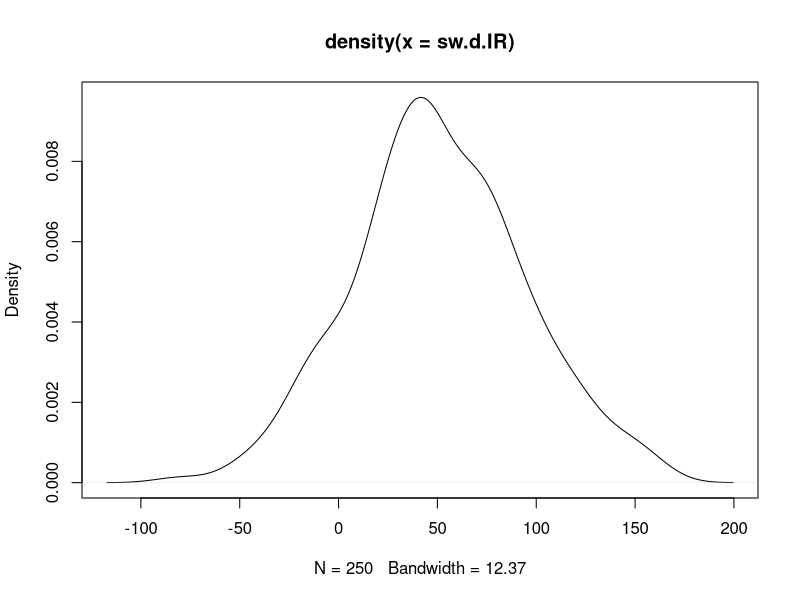
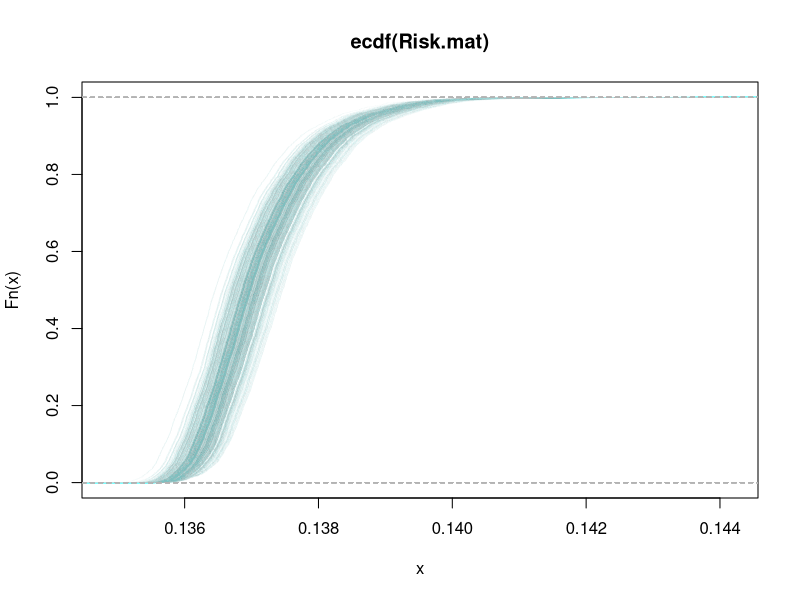

Write R code to recreate these figures, in order. (Note: this script raises an error after producing the figures.)
## ---- chunk 1
# A 2-D Monte Carlo simulation for the daily microbial exposure from drinking
# water consumption, swimming in surface water, and shellfish consumption
# for Example 6.18 from Quantitative Microbial Risk Assessment, 2nd Edition
# by Charles N. Haas, Joan B. Rose, and Charles P. Gerba. (Wiley, 2014).

# Copyright (c) Jane Pouzou
# License: CC BY-SA 4.0 - https://creativecommons.org/licenses/by-sa/4.0/

# ---------------------------------------------------------------------
# Perform a 2-D Monte Carlo simulation
# ---------------------------------------------------------------------

# ----------------
# Clear workspace
# ----------------

# Clear the workspace, unless you are running in knitr context.
if (!isTRUE(getOption('knitr.in.progress'))) {
    closeAllConnections()
    rm(list = ls())
}

# ------------
# Set options
# ------------

# Set display options for use with the print() function.
options(digits = 5)

# -----------------
# Define variables
# -----------------

# Define the deterministic factors.
shellfish.viral.load <- 1  # Shellfish viral loading (viruses/g)
dw.viral.load <- 0.001     # Drinking water viral loading (viruses/L)
shellfish.cons.g <- 0.135  # Shellfish consumption (viruses/day)
sw.viral.load <- 0.1       # Swimming in surface water viral loading (viruses/L)
sw.frequency <- 7          # Swimming frequency (swims/year)

# Define an integer to use when setting the seed of the random number generator.
seed <- 1

# Define an empty matrix to hold the simulation results.
Risk.mat <- matrix(as.numeric(NA), nrow = 5000, ncol = 250)

# -----------------
# Define functions
# -----------------

# Define a function to calculate estimated exposure risk.
Risk.fcn <- function(shellfish.vl, shellfish.cons.g, water.cons.L, dw.vl, 
                     sw.vl, sw.daily.IR, sw.duration, sw.frequency) {
    ((shellfish.vl * shellfish.cons.g) + (water.cons.L * dw.vl) + 
         ((sw.vl * (sw.daily.IR * sw.duration * sw.frequency)) / 365 / 1000))
}

# ------------------------
# Run a 2-D MC simulation
# ------------------------

# Generate 250 random samples from a normal distribution to estimate 
# ingestion rate (IR) in mL of surface water. The standard deviation 
# value of 45 used here is a fictitious example.
set.seed(seed)
sw.d.IR <- rnorm(250, mean = 50, sd = 45)

# Plot the kernel density estimates for surface water.
plot(density(sw.d.IR))

# Run 250 iterations of a 5000-sample simulation.
for (i in 1:250) {
    # Generate 5000 random samples from a log-normal distribution to estimate 
    # exposure from consumption of drinking water (ml/day). Divide by 1000 
    # mL/L to get consumption in liters/day.  Values for meanlog and sdlog 
    # are from the QMRA textbook (Haas et al. 2014), page 216, Table 6.30.
    set.seed(seed)
    water.cons.L <- rlnorm(n = 5000, meanlog = 7.49, sdlog = 0.407) / 1000
    
    # Plot the kernel density estimates for drinking water.
    #plot(density(water.cons.L))  # Uncomment this if you want to see these.
    
    # Sample 5000 times from a discrete distribution of swim duration with 
    # assigned probabilities of each outcome. These values are hypothetical 
    # and are not found in the text, but are defined here to provide an 
    # example of sampling from a discrete distribution.
    set.seed(seed)
    swim.duration <- sample(x = c(0.5, 1, 2, 2.6), size = 5000, 
                            replace = TRUE, prob = c(0.1, 0.1, 0.2, 0.6))
    
    # Compute 5000 daily dose simulations and store as a vector in a matrix.
    Risk.mat[,i] <- sapply(1:5000, function(j) 
        # Define a function to calculate esimated microbial exposure risk.
        Risk.fcn(water.cons.L = water.cons.L[j],
                 sw.duration = swim.duration[j],
                 shellfish.vl = shellfish.viral.load,
                 dw.vl = dw.viral.load,
                 shellfish.cons.g = shellfish.cons.g,
                 sw.vl = sw.viral.load,
                 sw.daily.IR = sw.d.IR[i],
                 sw.frequency = sw.frequency))
}

# ------------------
# Summarize results
# ------------------

# Plot the empirical cumulative distribution for the first iteration.
plot(ecdf(Risk.mat[, 1]), col = "#ADD8E605", main = 'ecdf(Risk.mat)')

# Plot empirical cumulative distributions for additional iterations in blue.
for (j in 1:250) {
    plot(ecdf(Risk.mat[, j]), col = "#ADD8E605", add = TRUE)
}

# ---------------------------------------------------------------------
# Repeat the simulation with mc2d
# ---------------------------------------------------------------------

# There are multiple ways to run the 2-D simulation depending on the 
# desired output. We will use mc() and mcmodelcut() from the mc2d package.

# --------------
# Load packages
# --------------

# Define a function to conditionally install and load a package.
load.pkg <- function(pkg) {
    if (! suppressWarnings(require(pkg, character.only = TRUE)) ) {
        install.packages(pkg, repos = 'http://cran.r-project.org')
        library(pkg, character.only = TRUE, quietly = TRUE)
    }
}

# Load required packages, installing first if necessary.
suppressMessages(load.pkg("mc2d"))
suppressMessages(load.pkg("PBSmodelling"))  # For unpackList()
# Or use library() and take your chances...

# -----------------
# Define variables
# -----------------

# Define an integer to use when setting the seed of the random number generator.
seed <- 1

# Set the number of simulations in the variability dimension.
ndvar(5000)

# Set the number of simulations in the uncertainty dimension. 
ndunc(250)

# --------------------
# Define MC functions
# --------------------

# Define a function to create mcnode objects for use by mc() and mcmodelcut().
create_mcnode_objects <- function() {
    # Values from Example 6.18 from Quantitative Microbial Risk Assessment, 
    # 2nd Edition by Charles N. Haas, Joan B. Rose, and Charles P. Gerba. 
    # (Wiley, 2014), pp. 215-216. Other fictitious values are noted below.
    
    # Return a list of mcnode objects. (V = variability, U = uncertainty)
    return(list(
        # Shellfish viral loading (viruses/g):
        shellfish.vl = mcstoc(runif, type = "V", min = 1, max = 1),
        
        # Shellfish consumption (g/day):
        shellfish.cons.g = mcstoc(runif, type = "V", min = 0.135, max = 0.135),
        
        # Drinking water viral loading (viruses/L):
        dw.vl = mcstoc(runif, type = "V", min = 0.001, max = 0.001),
        
        # Drinking water consumption (L/day):
        dw.cons.L = mcstoc(rlnorm, type = "V", meanlog = 7.49, sdlog = 0.407, 
                           seed = seed) / 1000,
        
        # Swimming in surface water viral loading (viruses/L):
        sw.vl = mcstoc(runif, type = "V", min = 0.1, max = 0.1),
        
        # Swimming daily ingestion rate (mL/hour): fictitious sd = 45
        sw.daily.IR = mcstoc(rnorm, type = "U", mean = 50, sd = 45, 
                             seed = seed, rtrunc = TRUE, linf = 0),
        
        # Swimming duration (hours): fictitious discrete distribution
        sw.duration = mcstoc(rempiricalD, type = "V", 
                             values = c(0.5, 1, 2, 2.6), 
                             prob = c(0.1, 0.1, 0.2, 0.6)),
        
        # Swimming frequency (swims/year):
        sw.frequency = mcstoc(runif, type = "V", min = 7, max = 7)))
}

# Define a function to estimate exposure risk from mcnode objects.
calc_dose <- function(mcnodes) {
    with(mcnodes, ((shellfish.vl * shellfish.cons.g) + (dw.vl * dw.cons.L) +
       ((sw.vl * (sw.daily.IR * sw.duration * sw.frequency)) / 365 / 1000)))
}

# ------------------------
# Run a 1-D MC simulation
# ------------------------

# Create a Monte Carlo object from a set of mcnode objects.
dose1 <- mc(calc_dose(create_mcnode_objects()))

# Plot the Monte Carlo object.
plot(dose1)

# ------------------------
# Run a 2-D MC simulation
# ------------------------

# Get a character vector of mcnode names to use in Block 2 of mcmodelcut().
mcnode.names <- names(create_mcnode_objects())

# Build a mcmodelcut object for evaluation by evalmccut().
dosemccut <- mcmodelcut({
    # Evaluate a 2-D MC model using a loop to gather statistics.
    
    # Block 1: Evaluate all of the 0, V and U mcnodes. (Runs only once.)
    {
        # Create the mcnode objects and and extract them from a list.
        unpackList(create_mcnode_objects())
    }
    
    # Block2: Evaluate all of the VU nodes. Loop on the uncertainty dimension.
    {
        # Estimate the exposure using the V and U nodes to create a VU node.
        dose2 <- calc_dose(mget(mcnode.names))
        
        # Note: Generates a warning from using do.call(), which can be ignored.
        dose.model <- do.call(mc, mget(c(mcnode.names, "dose2"))) 
    }

    # Block 3: Calculate statistics in the variability dimension (within loop).
    {
        list(sum = summary(dose.model), plot = plot(dose.model, draw = FALSE))
    }

})

# Evaluate the 2-D Monte Carlo model using a loop on the uncertainty dimension.
# Capture the text output and print when finished to save space in the report.
capture.output(x <- evalmccut(dosemccut, nsv = 5000, nsu = 250, seed = seed))

# ------------------
# Summarize results
# ------------------

# Print a summary and a plot for the mccut object.
summary(x)
plot(x)

# Plot the empirical cumulative distribution for the estimated exposure.
expo.x <- x$plot$dose2
expo.l <- length(expo.x)
expo.y <- 1:expo.l/expo.l
plot(expo.x, expo.y, pch = 20, cex = 0.1, col = '#ADD8E604', 
     main='ecdf(dose2)', ylab = 'Fn(x)', xlab = 'x')
abline(h = 0, col = "gray", lty = 2, lwd = 2)
abline(h = 1, col = "gray", lty = 2, lwd = 2)
